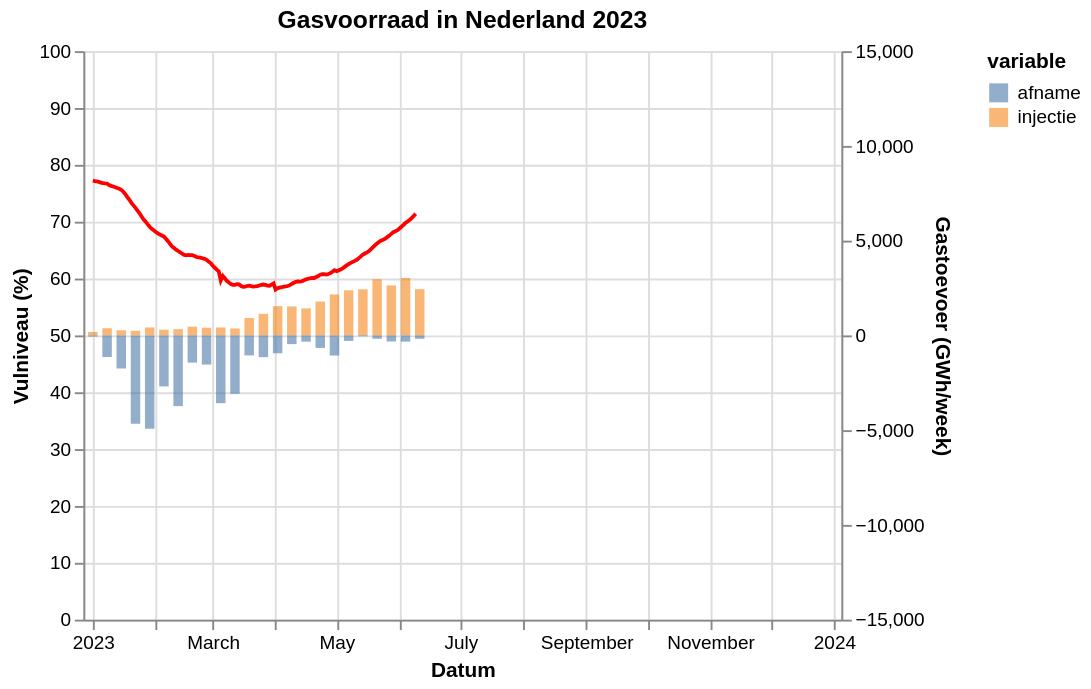

Vega-Lite specification stored for this chart:
### Vega-Lite specification from a JSON file in a GitHub repository (floating-point values rounded to 4 significant figures; data arrays with more than 128 entries replaced by an {"elided": "..."} marker saying what was removed)
{"config": {"view": {"continuousWidth": 400, "continuousHeight": 300}}, "layer": [{"data": {"name": "data-65639ade00849e72a7237a86c58e9a34"}, "mark": {"type": "line", "color": "red"}, "encoding": {"tooltip": [{"field": "gasDayStart", "type": "temporal"}, {"field": "full", "type": "quantitative"}], "x": {"axis": {"title": "Datum"}, "field": "gasDayStart", "type": "temporal"}, "y": {"axis": {"title": "Vulniveau (%)"}, "field": "full", "scale": {"domain": [0, 100], "padding": 0}, "type": "quantitative"}}}, {"data": {"name": "data-46be913b3d90cde2e1f67e2b9f390534"}, "mark": {"type": "bar", "binSpacing": 0, "opacity": 0.6}, "encoding": {"color": {"field": "variable", "type": "nominal"}, "tooltip": [{"field": "gasDayStart", "type": "temporal"}, {"field": "variable", "type": "nominal"}, {"field": "value", "type": "quantitative"}], "x": {"axis": {"title": "Datum"}, "field": "gasDayStart", "scale": {"domain": ["2023-01-01", "2023-12-31"]}, "type": "temporal"}, "y": {"axis": {"title": "Gastoevoer (GWh/week)"}, "field": "value", "scale": {"domain": [-15000, 15000], "padding": 0}, "type": "quantitative"}}}], "resolve": {"scale": {"y": "independent"}}, "title": "Gasvoorraad in Nederland 2023", "$schema": "https://vega.github.io/schema/vega-lite/v5.json", "datasets": {"data-65639ade00849e72a7237a86c58e9a34": {"elided": "160 records"}, "data-46be913b3d90cde2e1f67e2b9f390534": [{"gasDayStart": "2023-01-01T00:00:00", "variable": "injectie", "value": 184.0}, {"gasDayStart": "2023-01-08T00:00:00", "variable": "injectie", "value": 379.0}, {"gasDayStart": "2023-01-15T00:00:00", "variable": "injectie", "value": 273.0}, {"gasDayStart": "2023-01-22T00:00:00", "variable": "injectie", "value": 245.0}, {"gasDayStart": "2023-01-29T00:00:00", "variable": "injectie", "value": 419.0}, {"gasDayStart": "2023-02-05T00:00:00", "variable": "injectie", "value": 300.0}, {"gasDayStart": "2023-02-12T00:00:00", "variable": "injectie", "value": 331.0}, {"gasDayStart": "2023-02-19T00:00:00", "variable": "injectie", "value": 462.0}, {"gasDayStart": "2023-02-26T00:00:00", "variable": "injectie", "value": 407.0}, {"gasDayStart": "2023-03-05T00:00:00", "variable": "injectie", "value": 418.0}, {"gasDayStart": "2023-03-12T00:00:00", "variable": "injectie", "value": 367.0}, {"gasDayStart": "2023-03-19T00:00:00", "variable": "injectie", "value": 917.0}, {"gasDayStart": "2023-03-26T00:00:00", "variable": "injectie", "value": 1138.0}, {"gasDayStart": "2023-04-02T00:00:00", "variable": "injectie", "value": 1547.0}, {"gasDayStart": "2023-04-09T00:00:00", "variable": "injectie", "value": 1531.0}, {"gasDayStart": "2023-04-16T00:00:00", "variable": "injectie", "value": 1425.0}, {"gasDayStart": "2023-04-23T00:00:00", "variable": "injectie", "value": 1788.0}, {"gasDayStart": "2023-04-30T00:00:00", "variable": "injectie", "value": 2161.0}, {"gasDayStart": "2023-05-07T00:00:00", "variable": "injectie", "value": 2378.0}, {"gasDayStart": "2023-05-14T00:00:00", "variable": "injectie", "value": 2433.0}, {"gasDayStart": "2023-05-21T00:00:00", "variable": "injectie", "value": 2968.0}, {"gasDayStart": "2023-05-28T00:00:00", "variable": "injectie", "value": 2638.0}, {"gasDayStart": "2023-06-04T00:00:00", "variable": "injectie", "value": 3033.0}, {"gasDayStart": "2023-06-11T00:00:00", "variable": "injectie", "value": 2439.0}, {"gasDayStart": "2023-01-01T00:00:00", "variable": "afname", "value": -64.0}, {"gasDayStart": "2023-01-08T00:00:00", "variable": "afname", "value": -1138.0}, {"gasDayStart": "2023-01-15T00:00:00", "variable": "afname", "value": -1746.0}, {"gasDayStart": "2023-01-22T00:00:00", "variable": "afname", "value": -4663.0}, {"gasDayStart": "2023-01-29T00:00:00", "variable": "afname", "value": -4930.0}, {"gasDayStart": "2023-02-05T00:00:00", "variable": "afname", "value": -2691.0}, {"gasDayStart": "2023-02-12T00:00:00", "variable": "afname", "value": -3732.0}, {"gasDayStart": "2023-02-19T00:00:00", "variable": "afname", "value": -1436.0}, {"gasDayStart": "2023-02-26T00:00:00", "variable": "afname", "value": -1537.0}, {"gasDayStart": "2023-03-05T00:00:00", "variable": "afname", "value": -3575.0}, {"gasDayStart": "2023-03-12T00:00:00", "variable": "afname", "value": -3080.0}, {"gasDayStart": "2023-03-19T00:00:00", "variable": "afname", "value": -1057.0}, {"gasDayStart": "2023-03-26T00:00:00", "variable": "afname", "value": -1147.0}, {"gasDayStart": "2023-04-02T00:00:00", "variable": "afname", "value": -942.0}, {"gasDayStart": "2023-04-09T00:00:00", "variable": "afname", "value": -459.0}, {"gasDayStart": "2023-04-16T00:00:00", "variable": "afname", "value": -329.0}, {"gasDayStart": "2023-04-23T00:00:00", "variable": "afname", "value": -661.0}, {"gasDayStart": "2023-04-30T00:00:00", "variable": "afname", "value": -1061.0}, {"gasDayStart": "2023-05-07T00:00:00", "variable": "afname", "value": -290.0}, {"gasDayStart": "2023-05-14T00:00:00", "variable": "afname", "value": -46.0}, {"gasDayStart": "2023-05-21T00:00:00", "variable": "afname", "value": -176.0}, {"gasDayStart": "2023-05-28T00:00:00", "variable": "afname", "value": -322.0}, {"gasDayStart": "2023-06-04T00:00:00", "variable": "afname", "value": -330.0}, {"gasDayStart": "2023-06-11T00:00:00", "variable": "afname", "value": -178.0}]}, "data": {"name": "data-65639ade00849e72a7237a86c58e9a34"}}
